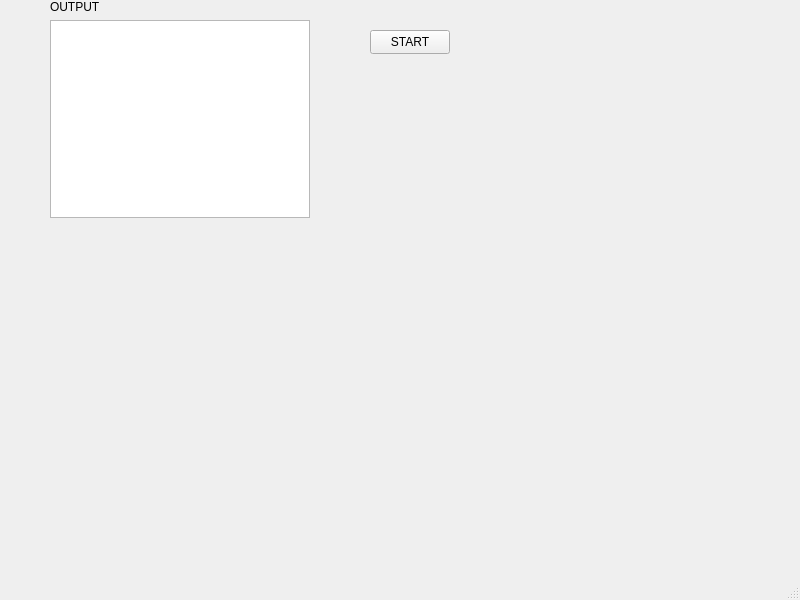
<?xml version="1.0" encoding="UTF-8"?>
<ui version="4.0">
 <class>MainWindow</class>
 <widget class="QMainWindow" name="MainWindow">
  <property name="geometry">
   <rect>
    <x>0</x>
    <y>0</y>
    <width>800</width>
    <height>600</height>
   </rect>
  </property>
  <property name="windowTitle">
   <string>MainWindow</string>
  </property>
  <widget class="QWidget" name="centralwidget">
   <widget class="QPushButton" name="pushButton">
    <property name="geometry">
     <rect>
      <x>370</x>
      <y>30</y>
      <width>80</width>
      <height>24</height>
     </rect>
    </property>
    <property name="text">
     <string>START</string>
    </property>
   </widget>
   <widget class="QWidget" name="">
    <property name="geometry">
     <rect>
      <x>50</x>
      <y>0</y>
      <width>260</width>
      <height>218</height>
     </rect>
    </property>
    <layout class="QVBoxLayout" name="verticalLayout_2">
     <item>
      <widget class="QLabel" name="label">
       <property name="text">
        <string>OUTPUT</string>
       </property>
      </widget>
     </item>
     <item>
      <layout class="QVBoxLayout" name="verticalLayout">
       <item>
        <widget class="QPlainTextEdit" name="plainTextEdit"/>
       </item>
      </layout>
     </item>
    </layout>
   </widget>
  </widget>
  <widget class="QMenuBar" name="menubar">
   <property name="geometry">
    <rect>
     <x>0</x>
     <y>0</y>
     <width>800</width>
     <height>21</height>
    </rect>
   </property>
  </widget>
  <widget class="QStatusBar" name="statusbar"/>
 </widget>
 <resources/>
 <connections/>
</ui>
